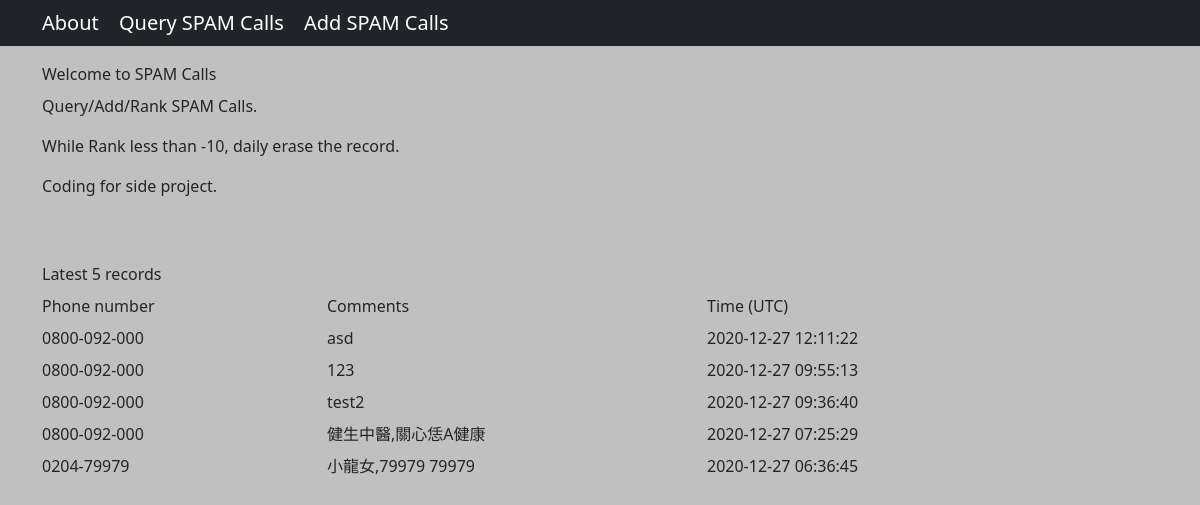
Before: /about with the older database file.
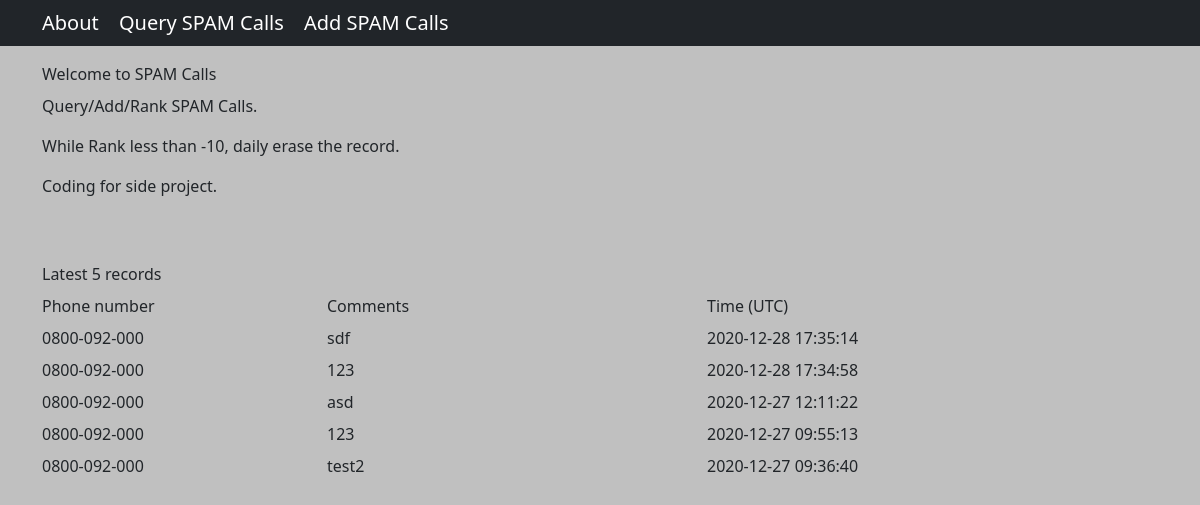
After: the same page with the newer database file.
### tables this page shows
CREATE TABLE calls (
            id INTEGER PRIMARY KEY AUTOINCREMENT,
            phone TEXT NOT NULL,
            comments TEXT NOT NULL,
            time TIMESTAMP DEFAULT CURRENT_TIMESTAMP,
            rank INTEGER DEFAULT 0
        );

### routes.py (the view)
@app.route("/", methods=["POST", "GET"])
@app.route("/about", methods=["POST", "GET"])
def about():
    sql = "select * from calls order by id desc limit 5"
    con = sqlite3.connect(database)
    con.row_factory = sqlite3.Row
    cur = con.cursor()
    cur.execute(sql)
    data = cur.fetchall()
    con.close()
    msg = ""
    if data == []:
        msg = None
        return render_template("result.html", action='query', msg=msg)
    return render_template("about.html", data=data)

### templates/about.html (shortened to what this page needs)
{% extends "template.html" %}
{% block main %}
<div class="container">
    <label class="form-label">Welcome to SPAM Calls</label>
    <p class="text-justify">Query/Add/Rank SPAM Calls.</p>
    <p class="text-justify">While Rank less than -10, daily erase the record.</p>
    <p class="text-justify">Coding for side project.</p>
</div>
<div class="container">
    {% if msg != None%}
    <label class="form-label">Latest 5 records</label>
    <div class="row mb-2">
        <div class="col-3">Phone number</div>
        <div class="col-4">Comments</div>
        <div class="col-4">Time (UTC)</div>
    </div>
    {% for rec in data %}
    <div class="row mb-2">
        <div class="col-3">{{ rec["phone"] }}</div>
        <div class="col-4">{{ rec["comments"] }}</div>
        <div class="col-4">{{ rec["time"] }}</div>
    </div>
    {% endfor %}
    {% endif %}
</div>
{% endblock %}

### templates/template.html (shortened to what this page needs)
<html>
<head>
    <link href="https://cdn.jsdelivr.net/npm/bootstrap@5.0.0-beta1/dist/css/bootstrap.min.css" rel="stylesheet"
>
</head>
<body>
    <main>
        <nav class="navbar navbar-dark bg-dark">
            <div class="container">
                <div class="navbar-header">
                    <a class="navbar-brand" href="/about">About</a>
                    <a class="navbar-brand" href="/query">Query SPAM Calls</a>
                    <a class="navbar-brand" href="/add">Add SPAM Calls</a>
                </div>
            </div>
        </nav>
        {% block main %}{% endblock %}
    </main>
</body>
</html>

### templates/template.html (style rules this page uses)
body { background: Silver !important; }

Changed rows visible on the page:
no longer on this page (row edited): calls: phone "0800-092-000", comments "健生中醫,關心恁A健康", time "2020-12-27 07:25:29"
no longer on this page (row unchanged): calls: phone "0204-79979", comments "小龍女,79979 79979", time "2020-12-27 06:36:45"
added calls: phone "0800-092-000", comments "sdf", time "2020-12-28 17:35:14"
added calls: phone "0800-092-000", comments "123", time "2020-12-28 17:34:58"
